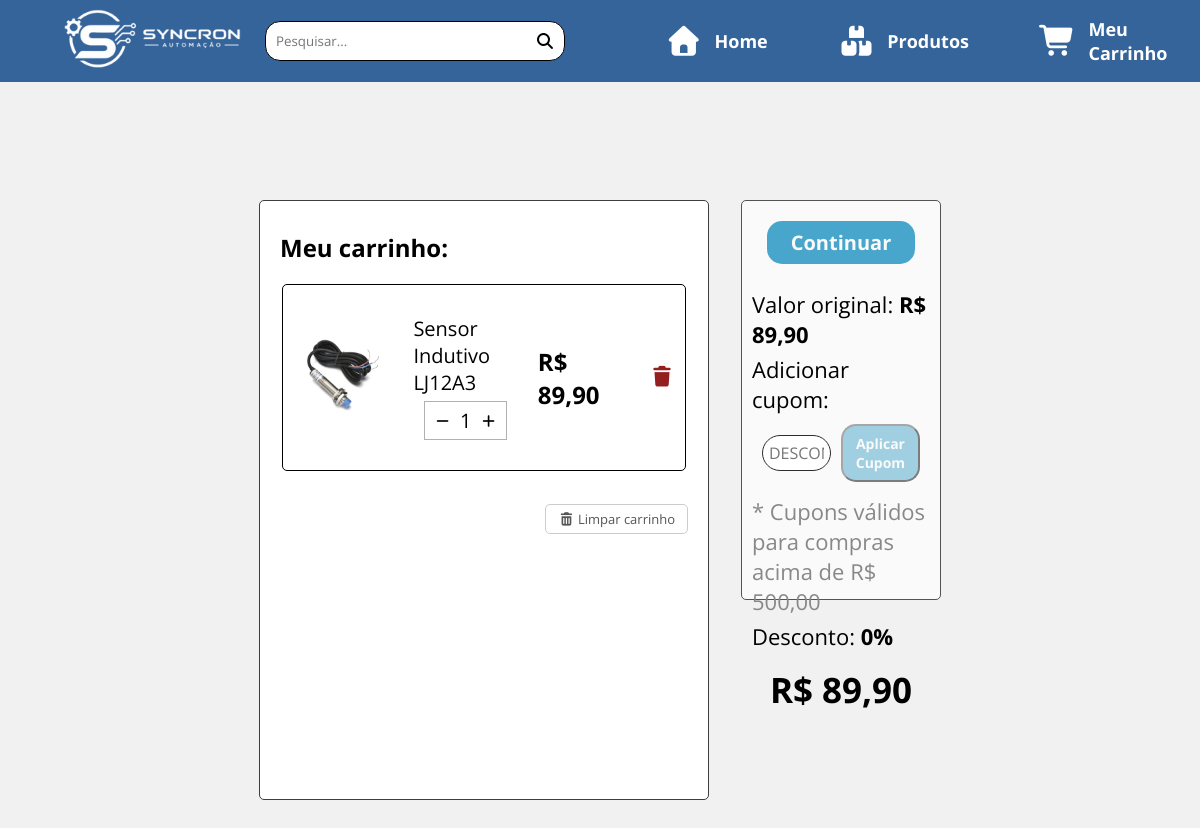
Screenshot of /pages/carrinho.php?id_produto=2 (signed in) with the database file from the repository.
### tables this page shows
CREATE TABLE `produtos` (
  `id_produto` int(11) NOT NULL,
  `nome` varchar(60) NOT NULL,
  `data_cadastro` date NOT NULL DEFAULT curdate(),
  `quantidade_estoque` int(11) NOT NULL,
  `preco_unitario` decimal(10,2) NOT NULL,
  `descricao` varchar(1000) NOT NULL,
  `categoria` varchar(40) NOT NULL,
  `foto` varchar(255) DEFAULT NULL
);

### includes/crud.php (called while the page is built, shortened)
<?php
try {
    function read($pdo, $table, $where = null) {
        $sql = "SELECT * FROM $table";
        if ($where) {
            $sql .= " WHERE $where";
        }
        $stmt = $pdo->query($sql);
        return $stmt->fetch(PDO::FETCH_ASSOC);
    }
} catch (PDOException $e) {
    die("Erro de conexão: " . $e->getMessage());
}

### pages/carrinho.php (the view, shortened to what this page needs)
<!DOCTYPE html>
<html lang="pt-br">
<head>
    <?php
    require_once "../includes/meta-links.php";
    require_once "../includes/crud.php";
    if ($_SERVER['REQUEST_METHOD'] === 'GET' && isset($_GET['id_produto'])) {
        $id_produto = intval($_GET['id_produto']);
        if ($id_produto > 0) {
            $produto = read($pdo, "produtos", "id_produto = $id_produto");
        }
    }
    $carrinho     = $_SESSION['carrinho'] ?? [];
    $desconto_pct = $_SESSION['cupom_desconto'] ?? 0;
    $cupom_nome   = $_SESSION['cupom'] ?? '';
    $subtotal = 0;
    foreach ($carrinho as $item) {
        $subtotal += $item['preco_unitario'] * $item['quantidade'];
    }
    $desconto_valor = 0;
    $total_final = $subtotal - $desconto_valor;
    ?>
    <link rel="stylesheet" href="../assets/carrinho.css">
</head>
<body>
    <?php include '../includes/header.php'; ?>
    <main>
        <div class="centraliza">
            <section class="carrinho">
                <h2>Meu carrinho:</h2>
                <div class="caixa_pedidos">
                    <?php if (empty($carrinho)): ?>
                        <h2 style="color:#888; font-weight:400; margin-top:20px;">Nenhum produto no carrinho</h2>
                    <?php else: ?>
                        <?php foreach ($carrinho as $item): ?>
                        <div class="caixa">
                            <div>
                                <img
                                    src="../<?= htmlspecialchars($item['foto'] ?? '') ?>"
                                    width="100"
                                    onerror="this.classList.add('img-erro')"
                                >
                            </div>
                            <div class="caixa_titulo">
                                <p><?= htmlspecialchars($item['nome']) ?></p>
                                <div class="caixa_adicionar">
                                    <form method="POST" style="display:contents;">
                                        <button type="submit" name="quantidade" value="<?= $item['quantidade'] - 1 ?>">
                                            <i class="fa-solid fa-minus"></i>
                                        </button>
                                    </form>
                                    <p><?= $item['quantidade'] ?></p>
                                    <form method="POST" style="display:contents;">
                                        <button
                                            type="submit" name="quantidade"
                                            value="<?= $item['quantidade'] + 1 ?>"
                                            <?= $item['quantidade'] >= $item['estoque'] ? 'disabled title="Estoque máximo"' : '' ?>
                                        ><i class="fa-solid fa-plus"></i></button>
                                    </form>
                                </div>
                            </div>
                            <div class="caixa_reais">
                                <h1>R$ <span><?= number_format($item['preco_unitario'] * $item['quantidade'], 2, ',', '.') ?></span></h1>
                                <form method="POST">
                                    <button type="submit" title="Remover item">
                                        <i class="fa-solid fa-trash"></i>
                                    </button>
                                </form>
                            </div>
                        </div>
                        <?php endforeach; ?>
                        <form method="POST" style="width:100%; text-align:right;">
                            <button
                                class="btn-limpar"
                                type="submit"
                                onclick="return confirm('Limpar todos os itens do carrinho?')"
                            ><i class="fa-solid fa-trash-can"></i> Limpar carrinho</button>
                        </form>
                    <?php endif; ?>
                </div>
            </section>
            <section class="pagamento">
                <?php if (!empty($carrinho)): ?>
                    <a href="pagamento.php" class="botao">Continuar</a>
                <?php else: ?>
                    <span class="botao" style="opacity:.5; cursor:not-allowed;">Continuar</span>
                <?php endif; ?>
                <div class="caixa_cupom">
                    <p>Valor original: <strong>R$ <?= number_format($subtotal, 2, ',', '.') ?></strong></p>
                    <?php if ($desconto_pct > 0): ?>
                        <div class="cupom-ativo">
                            <i class="fa-solid fa-tag"></i>
                            <?= strtoupper($cupom_nome) ?> — <?= $desconto_pct ?>% off
                            <form method="POST" style="display:contents;">
                                <input type="hidden" name="acao" value="cupom">
                                <input type="hidden" name="cupom" value="">
                                <button class="btn-rm-cupom" type="submit">remover</button>
                            </form>
                        </div>
                    <?php else: ?>
                        <form method="POST">
                            <p>Adicionar cupom:</p>
                            <div>
                                <input
                                    type="text"
                                    id="cupom"
                                    class="cupom"
                                    placeholder="DESCONTO10"
                                    name="cupom"
                                    autocomplete="off"
                                >
                                <?php if ($subtotal < 500){
                                    echo'
                                        <button type="submit" id="aplicar-cupom" class="botao" style="opacity:.5; cursor:not-allowed;">
                                            Aplicar Cupom
                                        </button>
                                    ';
                                }else{
                                    echo'
                                        <button type="submit" id="aplicar-cupom" class="botao">
                                            Aplicar Cupom
                                        </button>
                                    ';
                                }
                                ?>
                            </div>
                        </form>
                        <?php if ($subtotal > 0 && $subtotal < 500): ?>
                            <p class="aviso-min">* Cupons válidos para compras acima de R$ 500,00</p>
                        <?php endif; ?>
                    <?php endif; ?>
                    <p>Desconto: <strong><?= $desconto_pct > 0 && $subtotal >= 500 ? $desconto_pct . '%' : '0%' ?></strong></p>
                </div>
                <div>
                    <h1 class="total">
                        R$ <?= number_format($total_final, 2, ',', '.') ?>
                    </h1>
                </div>
            </section>
        </div>
    </main>
</body>
</html>

### assets/styles.css (style rules this page uses)
* { margin: 0; padding: 0; box-sizing: border-box; font-family: "Open Sans", Arial, Helvetica, sans-serif; }
body { display: flex; flex-direction: column; min-height: 100vh; background-color: #dcdcdc; }
main { min-height: 100vh; }

### assets/carrinho.css (style rules this page uses)
main { padding-top: 100px; background-color: #f1f1f1; }
.centraliza { margin: 100px; display: flex; align-items: flex-start; justify-content: center; gap: 2em; }
.carrinho { border: 1px solid rgb(62, 62, 62); width: 45%; height: 600px; border-radius: 5px; background-color: #ffffff; }
.carrinho h2 { margin-left: 20px; margin-top: 30px; margin-bottom: 20px; }
.caixa_pedidos { display: flex; align-items: center; justify-content: flex-start; flex-direction: column; gap: 15px; max-height: 85%; overflow-y: auto; }
.caixa { border: 1px solid black; border-radius: 5px; display: flex; width: 90%; align-items: center; justify-content: space-evenly; padding: 10px; margin-bottom: 10px; }
.caixa_titulo { display: flex; flex-direction: column; align-items: center; justify-content: center; font-size: 20px; padding: 20px; }
.caixa_adicionar { border: 1px solid rgb(177, 177, 177); text-align: center; display: flex; width: 80%; align-items: center; justify-content: space-around; padding: 5px; margin-top: 5px; }
.caixa_adicionar button { border: none; background-color: white; cursor: pointer; }
.caixa_reais { display: flex; justify-content: center; align-items: center; gap: 50px; }
.caixa_reais i { color: rgb(148, 31, 31); font-size: 20px; }
.caixa_reais button { border: none; background-color: white; cursor: pointer; }
.pagamento { width: 20%; display: flex; align-items: center; flex-direction: column; height: 400px; border-radius: 5px; border: 1px solid rgb(83, 83, 83); background-color: #fafafa; }
.pagamento p { text-align: left; font-size: 22px; width: 100%; }
.caixa_cupom { display: flex; justify-content: center; align-items: flex-start; padding: 10px; flex-direction: column; }
.caixa_cupom form div { display: flex; gap: 10px; align-items: center; padding: 10px; }
.pagamento .caixa_cupom .cupom { width: 80%; font-size: 16px; border-radius: 20px; border: 1px solid rgb(45, 45, 45); padding: 6px; }
.botao { width: 75%; background-color: #48a5cb; color: #fafafa; margin: 20px 0px 10px; padding: 8px 0px; text-decoration: none; text-align: center; font-weight: 700; border-radius: 15px; font-size: 20px; transition: .5s ease-in-out; }
#aplicar-cupom { width: 100%; cursor: pointer; font-size: 14px; margin: 0; }
p:has(strong) { margin: 5px 0px; }
.total { font-size: 35px; }
.caixa_reais button { border: none; background: white; cursor: pointer; }
.caixa_reais i.fa-trash { color: rgb(148, 31, 31); font-size: 20px; }
.btn-limpar { background: none; border: 1px solid #ccc; border-radius: 5px; padding: 5px 12px; cursor: pointer; font-size: 13px; color: #555; margin: 8px 20px 0 0; float: right; }
.aviso-min { font-size: 11px; color: #888; margin-top: 4px; }

### rows the page displays
produtos: foto (picture), nome "Sensor Indutivo LJ12A3", $item['quantidade'] - 1 0 (drawn), quantidade "1", $item['quantidade'] + 1 2 (drawn), $item['preco_unitario']*$item['quantidade'] "89,90"

### other values shown
$subtotal "89,90"
$total_final "89,90"
